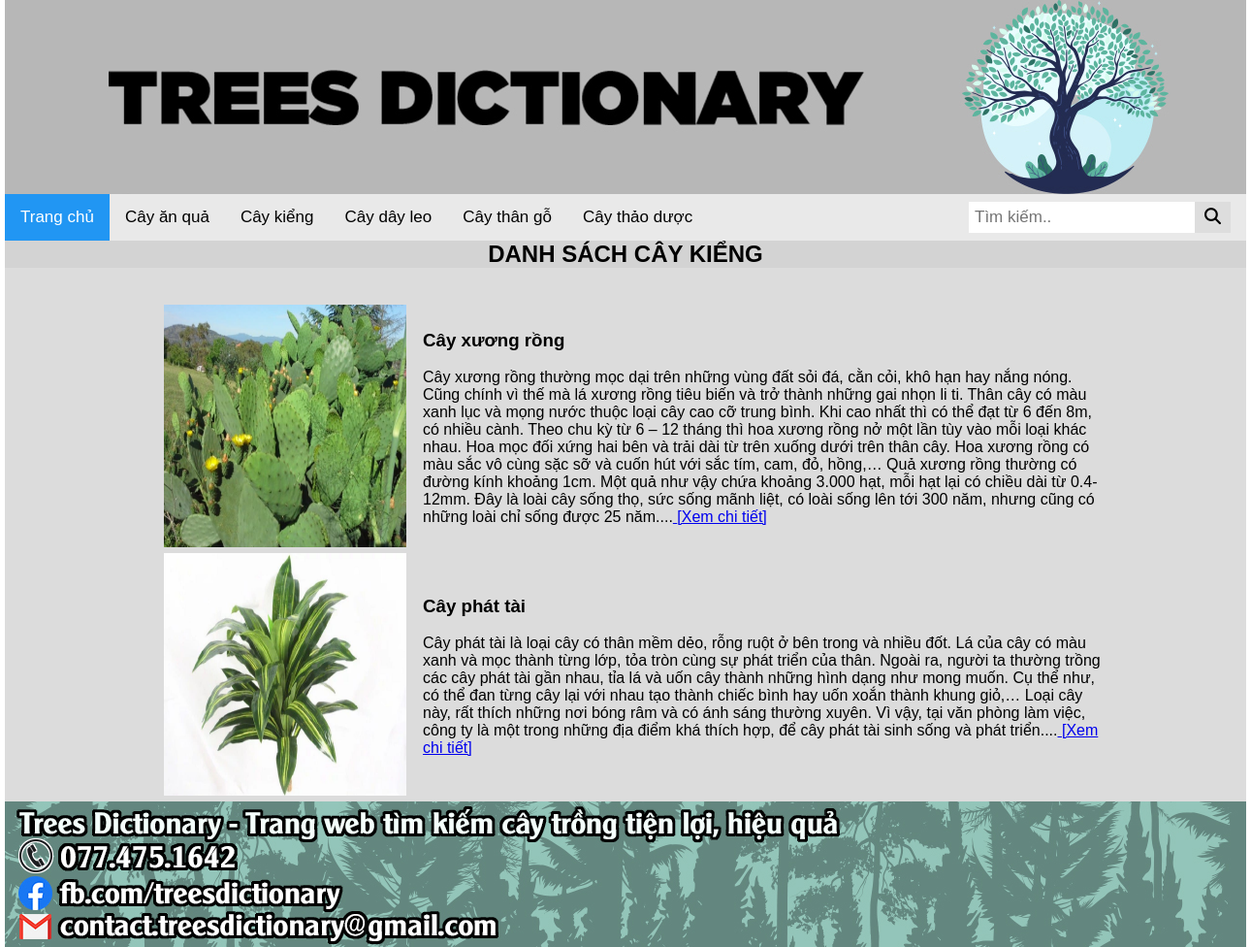
/ds_trees_l2_homepage.php, run on the app's committed database.
### tables this page shows
CREATE TABLE `db_trees` (
  `Mact` int(11) NOT NULL,
  `Tencay` varchar(200) NOT NULL,
  `Dacdiem` text NOT NULL,
  `Loaicay` varchar(200) NOT NULL,
  `Cachchamsoc` text NOT NULL,
  `Hinh` varchar(500) NOT NULL,
  `Motacay` text NOT NULL,
  `Luottruycap` int(200) NOT NULL
);

### ds_trees_l2_homepage.php (the view, shortened to what this page needs)
<!DOCTYPE html>
<html>
<head>
</head>
<link rel="stylesheet" href="homepage.css">
<link href="css/ads.css" rel="stylesheet" type="text/css">
<body>
<div id="wrapper">
        <div id="header"></div>
        <div id="menu">
            <div class="topnav">
            <a class="active" href="testindex.php">Trang chủ</a>
                <a href="ds_trees_l1_homepage.php">Cây ăn quả</a>
                <a href="ds_trees_l2_homepage.php">Cây kiểng</a>
                <a href="ds_trees_l3_homepage.php">Cây dây leo</a>
                <a href="ds_trees_l4_homepage.php">Cây thân gỗ</a>
                <a href="ds_trees_l5_homepage.php">Cây thảo dược</a>
                <div class="search-container">
                <form action="search_page.php" method ="GET" onsubmit="return signup()">
                    <input type="text" placeholder="Tìm kiếm.." name="search" onkeyup="showResult(this.value)">
                    <button type="submit"><i class="fa fa-search"></i></i></button>
                     </form>
                </div>
            </div>
    </div>
<div class="adfloat" id="divBannerFloatLeft">
 <p><a href="http://hocwebgiare.com/" target="_blank"><img src="http://hocwebgiare.com/images/left_banner.png" alt=""></a>
 </p>
</div>
<div class="adfloat" id="divBannerFloatRight">
 <p><a href="http://hocwebgiare.com/" target="_blank"><img src="http://hocwebgiare.com/images/right_banner.jpg" alt=""></a>
 </p>
</div>
    <div id="ten-content">
        <h2><center>DANH SÁCH CÂY KIỂNG</center></h2>
    </div>
    <div id= "content">
    <?php
include "connect.php";
echo "<table >" ;
foreach ($sql = $con->query("SELECT * FROM db_trees WHERE Loaicay='Kiểng' ") as $value){
    echo "<tr id='tr'>
    <td id='link' ><img src='".$value['Hinh']."'></td>
    <td style='width:700px'><h3>".$value['Tencay']."</h3></br> ".$value['Dacdiem']."...<a href =detail_trees.php?id=".$value['Mact']."> [Xem chi tiết]</a></td>
    </tr>";
    }
  echo "</table>";
 ?>
</div>
<div id="footer">
    </div>
</body>
</html>

### homepage.css (style rules this page uses)
td img { width: 250px; height: 250px; }
* { margin: auto; padding: 0; }
#footer { width: 1280px; height: 150px; background-image: url("./hinhanh/footer.jpg"); }
#wrapper { width: 1280px; }
#header { height: 200px; width: 1280px; background-image: url("./hinhanh/banner.jpg"); }
body { margin: 0; font-family: Arial, Helvetica, sans-serif; }
.topnav { overflow: hidden; background-color: #e9e9e9; }
.topnav a { float: left; display: block; color: black; text-align: center; padding: 14px 16px; text-decoration: none; font-size: 17px; }
.topnav a.active { background-color: #2196F3; color: white; }
.topnav .search-container { float: right; }
.topnav input[type=text] { padding: 6px; margin-top: 8px; font-size: 17px; border: none; }
.topnav .search-container button { float: right; padding: 6px 10px; margin-top: 8px; margin-right: 16px; background: #ddd; font-size: 17px; border: none; cursor: pointer; }
#content { background-color: gainsboro; }
#ten-content { background-color: lightgray; }
td { padding-left: 15px; }

### css/ads.css (style rules this page uses)
#divBannerFloatLeft { width: 120px; line-height:30px; position: fixed;overflow:hidden; left:0px !important; }
#divBannerFloatRight { width: 120px; line-height:30px; position: fixed;overflow:hidden;right:0px !important; }

### ds_trees_l2_homepage.php (style rules this page uses)
#link { text-align:center; }

### data on the page
db_trees: Hinh (picture), Tencay "Cây xương rồng", Dacdiem "Cây xương rồng thường mọc dại trên những vùng đất sỏi đá, cằn cỏi, khô hạn hay nắng nóng. Cũng chính vì thế mà lá xương rồng tiêu biến và trở thành những gai nhọn li ti. Thân cây có màu xanh lục và mọng nước thuộc loại cây cao cỡ trung bình. Khi cao nhất thì có thể đạt từ 6 đến 8m, có nhiều cành. Theo chu kỳ từ 6 – 12 tháng thì hoa xương rồng nở một lần tùy vào mỗi loại khác nhau. Hoa mọc đối xứng hai bên và trải dài từ trên xuống dưới trên thân cây. Hoa xương rồng có màu sắc vô cùng sặc sỡ và cuốn hút với sắc tím, cam, đỏ, hồng,… Quả xương rồng thường có đường kính khoảng 1cm. Một quả như vậy chứa khoảng 3.000 hạt, mỗi hạt lại có chiều dài từ 0.4-12mm. Đây là loài cây sống thọ, sức sống…"
db_trees: Hinh (picture), Tencay "Cây phát tài", Dacdiem "Cây phát tài là loại cây có thân mềm dẻo, rỗng ruột ở bên trong và nhiều đốt. Lá của cây có màu xanh và mọc thành từng lớp, tỏa tròn cùng sự phát triển của thân. Ngoài ra, người ta thường trồng các cây phát tài gần nhau, tỉa lá và uốn cây thành những hình dạng như mong muốn. Cụ thể như, có thể đan từng cây lại với nhau tạo thành chiếc bình hay uốn xoắn thành khung giỏ,… Loại cây này, rất thích những nơi bóng râm và có ánh sáng thường xuyên. Vì vậy, tại văn phòng làm việc, công ty là một trong những địa điểm khá thích hợp, để cây phát tài sinh sống và phát triển."
